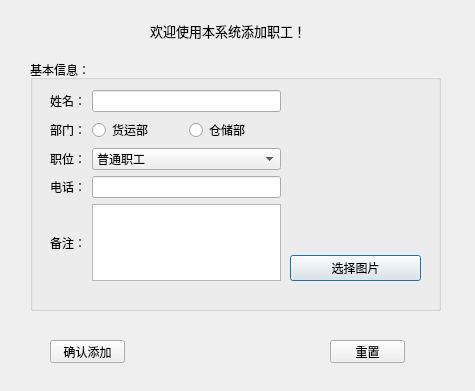
<?xml version="1.0" encoding="UTF-8"?>
<ui version="4.0">
 <class>Sys_Add_Staff</class>
 <widget class="QDialog" name="Sys_Add_Staff">
  <property name="geometry">
   <rect>
    <x>0</x>
    <y>0</y>
    <width>475</width>
    <height>391</height>
   </rect>
  </property>
  <property name="font">
   <font>
    <family>Microsoft YaHei UI</family>
   </font>
  </property>
  <property name="windowTitle">
   <string>添加职工窗口</string>
  </property>
  <widget class="QGroupBox" name="groupBox">
   <property name="geometry">
    <rect>
     <x>30</x>
     <y>60</y>
     <width>411</width>
     <height>251</height>
    </rect>
   </property>
   <property name="title">
    <string>基本信息：</string>
   </property>
   <widget class="QWidget" name="layoutWidget">
    <property name="geometry">
     <rect>
      <x>260</x>
      <y>30</y>
      <width>131</width>
      <height>191</height>
     </rect>
    </property>
    <layout class="QVBoxLayout" name="verticalLayout">
     <item>
      <widget class="QLabel" name="label_7">
       <property name="text">
        <string/>
       </property>
       <property name="pixmap">
        <pixmap resource="staff_img.qrc">:/new/img/img/na.jpg</pixmap>
       </property>
       <property name="scaledContents">
        <bool>true</bool>
       </property>
      </widget>
     </item>
     <item>
      <widget class="QPushButton" name="pushButton">
       <property name="text">
        <string>选择图片</string>
       </property>
      </widget>
     </item>
    </layout>
   </widget>
   <widget class="QWidget" name="layoutWidget">
    <property name="geometry">
     <rect>
      <x>20</x>
      <y>30</y>
      <width>231</width>
      <height>191</height>
     </rect>
    </property>
    <layout class="QGridLayout" name="gridLayout">
     <item row="0" column="0">
      <widget class="QLabel" name="label_2">
       <property name="text">
        <string>姓名：</string>
       </property>
      </widget>
     </item>
     <item row="4" column="0">
      <widget class="QLabel" name="label_6">
       <property name="text">
        <string>备注：</string>
       </property>
      </widget>
     </item>
     <item row="1" column="1">
      <widget class="QRadioButton" name="radioButton">
       <property name="text">
        <string>货运部</string>
       </property>
      </widget>
     </item>
     <item row="0" column="1" colspan="2">
      <widget class="QLineEdit" name="lineEdit">
       <property name="text">
        <string/>
       </property>
      </widget>
     </item>
     <item row="1" column="2">
      <widget class="QRadioButton" name="radioButton_2">
       <property name="text">
        <string>仓储部</string>
       </property>
      </widget>
     </item>
     <item row="2" column="0">
      <widget class="QLabel" name="label_4">
       <property name="text">
        <string>职位：</string>
       </property>
      </widget>
     </item>
     <item row="1" column="0">
      <widget class="QLabel" name="label_3">
       <property name="text">
        <string>部门：</string>
       </property>
      </widget>
     </item>
     <item row="3" column="1" colspan="2">
      <widget class="QLineEdit" name="lineEdit_2">
       <property name="text">
        <string/>
       </property>
      </widget>
     </item>
     <item row="3" column="0">
      <widget class="QLabel" name="label_5">
       <property name="text">
        <string>电话：</string>
       </property>
      </widget>
     </item>
     <item row="2" column="1" colspan="2">
      <widget class="QComboBox" name="comboBox">
       <item>
        <property name="text">
         <string>普通职工</string>
        </property>
       </item>
       <item>
        <property name="text">
         <string>部门经理</string>
        </property>
       </item>
       <item>
        <property name="text">
         <string>经理秘书</string>
        </property>
       </item>
      </widget>
     </item>
     <item row="4" column="1" colspan="2">
      <widget class="QTextEdit" name="textEdit"/>
     </item>
    </layout>
   </widget>
  </widget>
  <widget class="QLabel" name="label">
   <property name="geometry">
    <rect>
     <x>150</x>
     <y>20</y>
     <width>181</width>
     <height>21</height>
    </rect>
   </property>
   <property name="font">
    <font>
     <family>Microsoft YaHei UI</family>
     <pointsize>10</pointsize>
    </font>
   </property>
   <property name="text">
    <string>欢迎使用本系统添加职工！</string>
   </property>
  </widget>
  <widget class="QPushButton" name="pushButton_2">
   <property name="geometry">
    <rect>
     <x>50</x>
     <y>340</y>
     <width>75</width>
     <height>23</height>
    </rect>
   </property>
   <property name="text">
    <string>确认添加</string>
   </property>
  </widget>
  <widget class="QPushButton" name="pushButton_3">
   <property name="geometry">
    <rect>
     <x>330</x>
     <y>340</y>
     <width>75</width>
     <height>23</height>
    </rect>
   </property>
   <property name="text">
    <string>重置</string>
   </property>
  </widget>
 </widget>
 <resources>
  <include location="staff_img.qrc"/>
 </resources>
 <connections/>
</ui>
